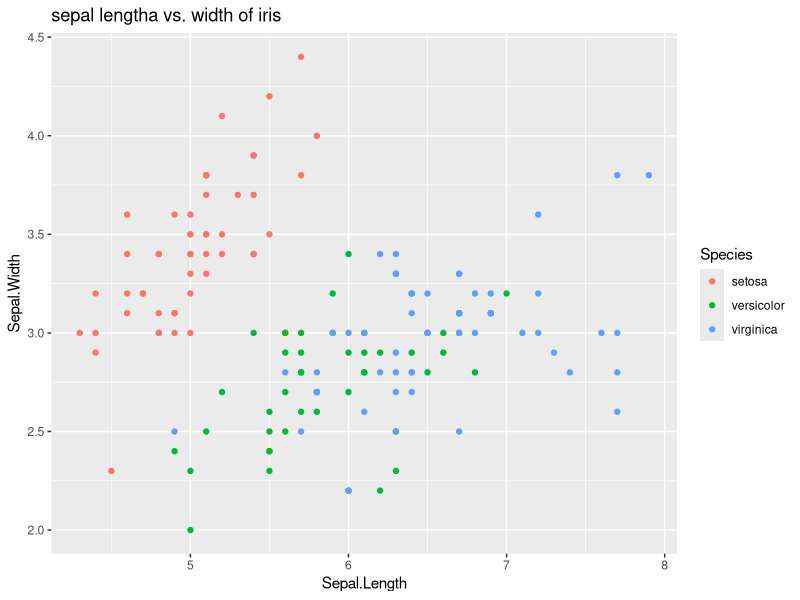
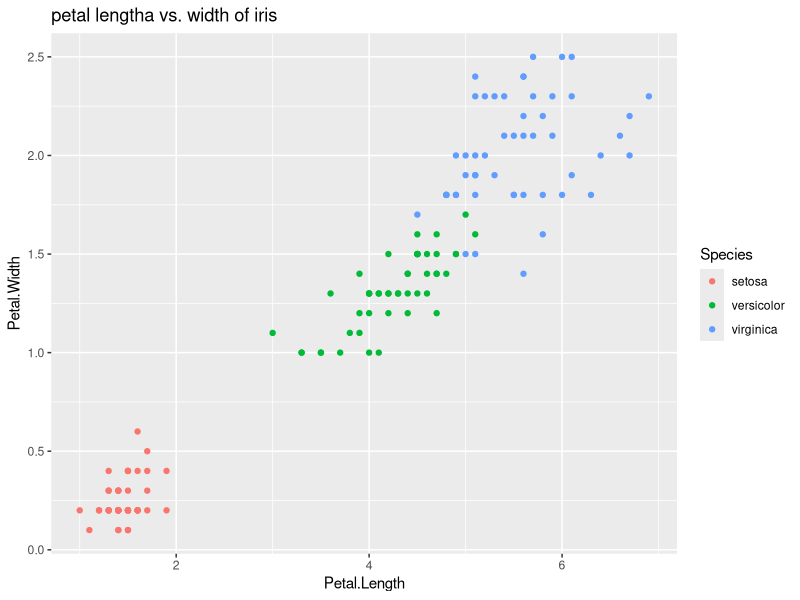
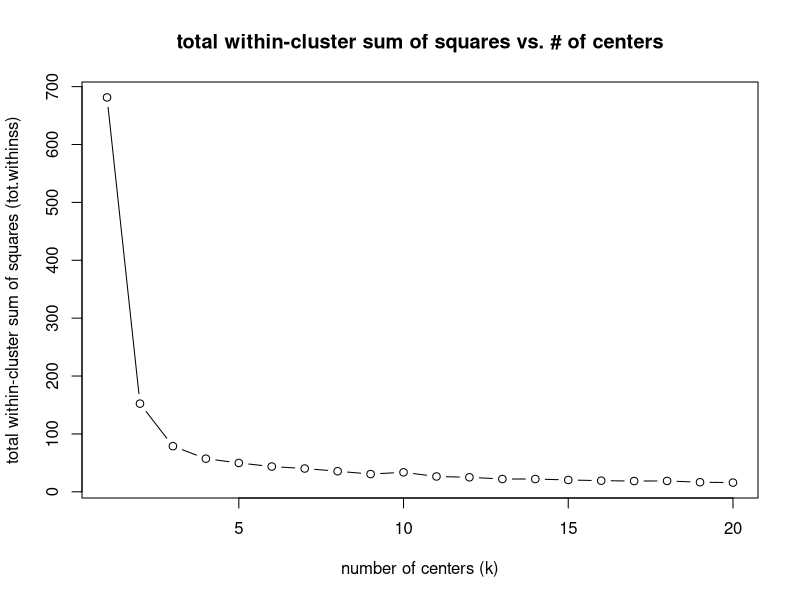

Write R code to recreate these figures, in order.
#load ggplot2 for plotting
library(ggplot2)

sepal_plot <- ggplot(iris, aes(Sepal.Length, Sepal.Width, color = Species)) + geom_point()
petal_plot <- ggplot(iris, aes(Petal.Length, Petal.Width, color = Species)) + geom_point()
print(sepal_plot + ggtitle("sepal lengtha vs. width of iris"))
print(petal_plot + ggtitle("petal lengtha vs. width of iris"))


#find the tot.withinss for every number clusters in range 1:20
kmeans_tot_withinss <- matrix(0, ncol = 1, nrow = 20)
for(i in 1:20){
  #iter.max is set to 100 to ensure convergence
  temp_kmeans = kmeans(iris[,1:4], centers = i, iter.max = 100)
  kmeans_tot_withinss[i] =  temp_kmeans$tot.withinss
}
plot(kmeans_tot_withinss, type = 'b', xlab = "number of centers (k)", ylab = "total within-cluster sum of squares (tot.withinss)", main = "total within-cluster sum of squares vs. # of centers")

#use kmeans clusters on iris data set, setting number of clusters equal to 3
iris_3 <- kmeans(x = iris[,1:4], centers = 3, iter.max = 10)

iris_3_table <- table(iris_3$cluster, iris$Species)

